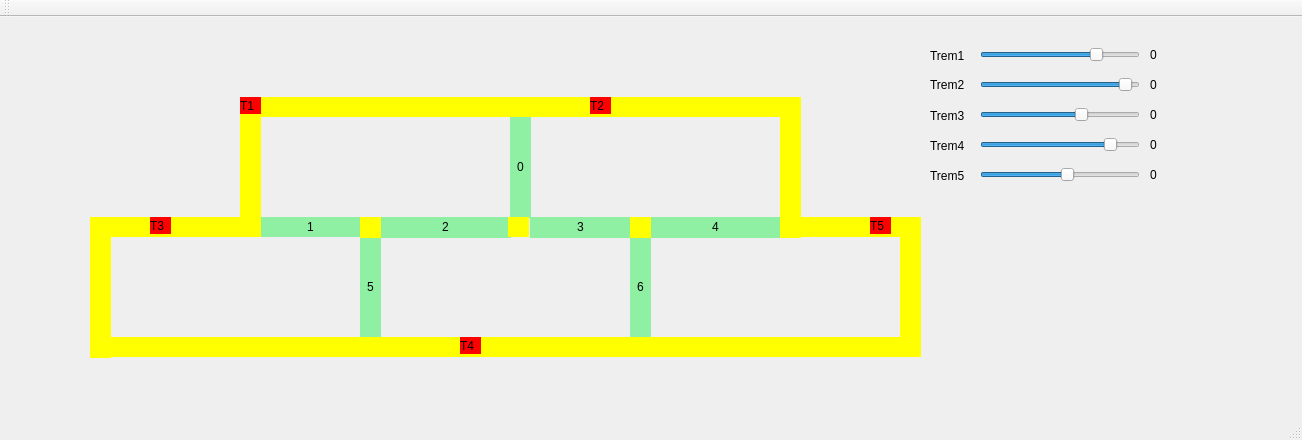
<?xml version="1.0" encoding="UTF-8"?>
<ui version="4.0">
 <class>MainWindow</class>
 <widget class="QMainWindow" name="MainWindow">
  <property name="geometry">
   <rect>
    <x>0</x>
    <y>0</y>
    <width>1302</width>
    <height>440</height>
   </rect>
  </property>
  <property name="windowTitle">
   <string>MainWindow</string>
  </property>
  <widget class="QWidget" name="centralWidget">
   <widget class="QLabel" name="label_trem1">
    <property name="geometry">
     <rect>
      <x>240</x>
      <y>80</y>
      <width>21</width>
      <height>17</height>
     </rect>
    </property>
    <property name="styleSheet">
     <string notr="true">QLabel { background: red}</string>
    </property>
    <property name="text">
     <string>T1</string>
    </property>
   </widget>
   <widget class="QLabel" name="label_trilho1a">
    <property name="geometry">
     <rect>
      <x>240</x>
      <y>80</y>
      <width>270</width>
      <height>20</height>
     </rect>
    </property>
    <property name="styleSheet">
     <string notr="true">QLabel { background: yellow}</string>
    </property>
    <property name="text">
     <string/>
    </property>
   </widget>
   <widget class="QLabel" name="label_trilho1b">
    <property name="geometry">
     <rect>
      <x>240</x>
      <y>80</y>
      <width>21</width>
      <height>137</height>
     </rect>
    </property>
    <property name="styleSheet">
     <string notr="true">QLabel { background: yellow}</string>
    </property>
    <property name="text">
     <string/>
    </property>
   </widget>
   <widget class="QLabel" name="label_trilho3b">
    <property name="geometry">
     <rect>
      <x>780</x>
      <y>80</y>
      <width>21</width>
      <height>141</height>
     </rect>
    </property>
    <property name="styleSheet">
     <string notr="true">QLabel { background: yellow}</string>
    </property>
    <property name="text">
     <string/>
    </property>
   </widget>
   <widget class="QLabel" name="label_trilho2a">
    <property name="geometry">
     <rect>
      <x>509</x>
      <y>80</y>
      <width>291</width>
      <height>20</height>
     </rect>
    </property>
    <property name="styleSheet">
     <string notr="true">QLabel { background: yellow}</string>
    </property>
    <property name="text">
     <string/>
    </property>
   </widget>
   <widget class="QLabel" name="label_trilho4a">
    <property name="geometry">
     <rect>
      <x>508</x>
      <y>200</y>
      <width>21</width>
      <height>20</height>
     </rect>
    </property>
    <property name="styleSheet">
     <string notr="true">QLabel { background: yellow}</string>
    </property>
    <property name="text">
     <string/>
    </property>
   </widget>
   <widget class="QLabel" name="label_trem2">
    <property name="geometry">
     <rect>
      <x>590</x>
      <y>80</y>
      <width>21</width>
      <height>17</height>
     </rect>
    </property>
    <property name="styleSheet">
     <string notr="true">QLabel { background: red}</string>
    </property>
    <property name="text">
     <string>T2</string>
    </property>
   </widget>
   <widget class="QLabel" name="label_trilho7a">
    <property name="geometry">
     <rect>
      <x>380</x>
      <y>320</y>
      <width>291</width>
      <height>20</height>
     </rect>
    </property>
    <property name="styleSheet">
     <string notr="true">QLabel { background: yellow}</string>
    </property>
    <property name="text">
     <string/>
    </property>
   </widget>
   <widget class="QLabel" name="label_trilho5b">
    <property name="geometry">
     <rect>
      <x>360</x>
      <y>200</y>
      <width>21</width>
      <height>21</height>
     </rect>
    </property>
    <property name="styleSheet">
     <string notr="true">QLabel { background: yellow}</string>
    </property>
    <property name="text">
     <string/>
    </property>
   </widget>
   <widget class="QLabel" name="label_trilho4b">
    <property name="geometry">
     <rect>
      <x>90</x>
      <y>200</y>
      <width>21</width>
      <height>141</height>
     </rect>
    </property>
    <property name="styleSheet">
     <string notr="true">QLabel { background: yellow}</string>
    </property>
    <property name="text">
     <string/>
    </property>
   </widget>
   <widget class="QLabel" name="label_trem3">
    <property name="geometry">
     <rect>
      <x>150</x>
      <y>200</y>
      <width>21</width>
      <height>17</height>
     </rect>
    </property>
    <property name="styleSheet">
     <string notr="true">QLabel { background: red}</string>
    </property>
    <property name="text">
     <string>T3</string>
    </property>
   </widget>
   <widget class="QLabel" name="label_trilho3a">
    <property name="geometry">
     <rect>
      <x>90</x>
      <y>200</y>
      <width>171</width>
      <height>20</height>
     </rect>
    </property>
    <property name="styleSheet">
     <string notr="true">QLabel { background: yellow}</string>
    </property>
    <property name="text">
     <string/>
    </property>
   </widget>
   <widget class="QLabel" name="label_trilho6a">
    <property name="geometry">
     <rect>
      <x>110</x>
      <y>320</y>
      <width>270</width>
      <height>20</height>
     </rect>
    </property>
    <property name="styleSheet">
     <string notr="true">QLabel { background: yellow}</string>
    </property>
    <property name="text">
     <string/>
    </property>
   </widget>
   <widget class="QLabel" name="label_trilho6b">
    <property name="geometry">
     <rect>
      <x>630</x>
      <y>200</y>
      <width>21</width>
      <height>21</height>
     </rect>
    </property>
    <property name="styleSheet">
     <string notr="true">QLabel { background: yellow}</string>
    </property>
    <property name="text">
     <string/>
    </property>
   </widget>
   <widget class="QLabel" name="label_trem4">
    <property name="geometry">
     <rect>
      <x>460</x>
      <y>320</y>
      <width>21</width>
      <height>17</height>
     </rect>
    </property>
    <property name="styleSheet">
     <string notr="true">QLabel { background: red}</string>
    </property>
    <property name="text">
     <string>T4</string>
    </property>
   </widget>
   <widget class="QLabel" name="label_trilho8a">
    <property name="geometry">
     <rect>
      <x>630</x>
      <y>320</y>
      <width>291</width>
      <height>20</height>
     </rect>
    </property>
    <property name="styleSheet">
     <string notr="true">QLabel { background: yellow}</string>
    </property>
    <property name="text">
     <string/>
    </property>
   </widget>
   <widget class="QLabel" name="label_trilho7b">
    <property name="geometry">
     <rect>
      <x>900</x>
      <y>200</y>
      <width>21</width>
      <height>137</height>
     </rect>
    </property>
    <property name="styleSheet">
     <string notr="true">QLabel { background: yellow}</string>
    </property>
    <property name="text">
     <string/>
    </property>
   </widget>
   <widget class="QLabel" name="label_trem5">
    <property name="geometry">
     <rect>
      <x>870</x>
      <y>200</y>
      <width>21</width>
      <height>17</height>
     </rect>
    </property>
    <property name="styleSheet">
     <string notr="true">QLabel { background: red}</string>
    </property>
    <property name="text">
     <string>T5</string>
    </property>
   </widget>
   <widget class="QSlider" name="horizontalSlider_trem1">
    <property name="geometry">
     <rect>
      <x>980</x>
      <y>30</y>
      <width>160</width>
      <height>16</height>
     </rect>
    </property>
    <property name="maximum">
     <number>200</number>
    </property>
    <property name="pageStep">
     <number>1</number>
    </property>
    <property name="value">
     <number>150</number>
    </property>
    <property name="sliderPosition">
     <number>150</number>
    </property>
    <property name="orientation">
     <enum>Qt::Horizontal</enum>
    </property>
   </widget>
   <widget class="QSlider" name="horizontalSlider_trem2">
    <property name="geometry">
     <rect>
      <x>980</x>
      <y>60</y>
      <width>160</width>
      <height>16</height>
     </rect>
    </property>
    <property name="maximum">
     <number>200</number>
    </property>
    <property name="singleStep">
     <number>1</number>
    </property>
    <property name="value">
     <number>190</number>
    </property>
    <property name="orientation">
     <enum>Qt::Horizontal</enum>
    </property>
   </widget>
   <widget class="QSlider" name="horizontalSlider_trem3">
    <property name="geometry">
     <rect>
      <x>980</x>
      <y>90</y>
      <width>160</width>
      <height>16</height>
     </rect>
    </property>
    <property name="maximum">
     <number>200</number>
    </property>
    <property name="singleStep">
     <number>1</number>
    </property>
    <property name="value">
     <number>130</number>
    </property>
    <property name="orientation">
     <enum>Qt::Horizontal</enum>
    </property>
   </widget>
   <widget class="QSlider" name="horizontalSlider_trem4">
    <property name="geometry">
     <rect>
      <x>980</x>
      <y>120</y>
      <width>160</width>
      <height>16</height>
     </rect>
    </property>
    <property name="maximum">
     <number>200</number>
    </property>
    <property name="value">
     <number>170</number>
    </property>
    <property name="sliderPosition">
     <number>170</number>
    </property>
    <property name="orientation">
     <enum>Qt::Horizontal</enum>
    </property>
   </widget>
   <widget class="QSlider" name="horizontalSlider_trem5">
    <property name="geometry">
     <rect>
      <x>980</x>
      <y>150</y>
      <width>160</width>
      <height>16</height>
     </rect>
    </property>
    <property name="maximum">
     <number>200</number>
    </property>
    <property name="value">
     <number>110</number>
    </property>
    <property name="orientation">
     <enum>Qt::Horizontal</enum>
    </property>
   </widget>
   <widget class="QLabel" name="label_1">
    <property name="geometry">
     <rect>
      <x>930</x>
      <y>30</y>
      <width>67</width>
      <height>17</height>
     </rect>
    </property>
    <property name="text">
     <string>Trem1</string>
    </property>
   </widget>
   <widget class="QLabel" name="label_2">
    <property name="geometry">
     <rect>
      <x>930</x>
      <y>60</y>
      <width>67</width>
      <height>16</height>
     </rect>
    </property>
    <property name="text">
     <string>Trem2</string>
    </property>
   </widget>
   <widget class="QLabel" name="label_3">
    <property name="geometry">
     <rect>
      <x>930</x>
      <y>90</y>
      <width>67</width>
      <height>17</height>
     </rect>
    </property>
    <property name="text">
     <string>Trem3</string>
    </property>
   </widget>
   <widget class="QLabel" name="label_4">
    <property name="geometry">
     <rect>
      <x>930</x>
      <y>120</y>
      <width>67</width>
      <height>17</height>
     </rect>
    </property>
    <property name="text">
     <string>Trem4</string>
    </property>
   </widget>
   <widget class="QLabel" name="label_5">
    <property name="geometry">
     <rect>
      <x>930</x>
      <y>150</y>
      <width>67</width>
      <height>17</height>
     </rect>
    </property>
    <property name="text">
     <string>Trem5</string>
    </property>
   </widget>
   <widget class="QLabel" name="display1">
    <property name="geometry">
     <rect>
      <x>1150</x>
      <y>30</y>
      <width>67</width>
      <height>16</height>
     </rect>
    </property>
    <property name="text">
     <string>0</string>
    </property>
   </widget>
   <widget class="QLabel" name="display2">
    <property name="geometry">
     <rect>
      <x>1150</x>
      <y>60</y>
      <width>67</width>
      <height>16</height>
     </rect>
    </property>
    <property name="text">
     <string>0</string>
    </property>
   </widget>
   <widget class="QLabel" name="display3">
    <property name="geometry">
     <rect>
      <x>1150</x>
      <y>90</y>
      <width>67</width>
      <height>16</height>
     </rect>
    </property>
    <property name="text">
     <string>0</string>
    </property>
   </widget>
   <widget class="QLabel" name="display4">
    <property name="geometry">
     <rect>
      <x>1150</x>
      <y>120</y>
      <width>67</width>
      <height>16</height>
     </rect>
    </property>
    <property name="text">
     <string>0</string>
    </property>
   </widget>
   <widget class="QLabel" name="display5">
    <property name="geometry">
     <rect>
      <x>1150</x>
      <y>150</y>
      <width>67</width>
      <height>16</height>
     </rect>
    </property>
    <property name="text">
     <string>0</string>
    </property>
   </widget>
   <widget class="QLabel" name="mtxlabel1">
    <property name="geometry">
     <rect>
      <x>510</x>
      <y>100</y>
      <width>21</width>
      <height>101</height>
     </rect>
    </property>
    <property name="styleSheet">
     <string notr="true">background-color: rgb(143, 240, 164);</string>
    </property>
    <property name="text">
     <string>&lt;html&gt;&lt;head/&gt;&lt;body&gt;&lt;p align=&quot;center&quot;&gt;0&lt;/p&gt;&lt;/body&gt;&lt;/html&gt;</string>
    </property>
   </widget>
   <widget class="QLabel" name="mtxlabel2">
    <property name="geometry">
     <rect>
      <x>260</x>
      <y>200</y>
      <width>101</width>
      <height>20</height>
     </rect>
    </property>
    <property name="styleSheet">
     <string notr="true">background-color: rgb(143, 240, 164);</string>
    </property>
    <property name="text">
     <string>&lt;html&gt;&lt;head/&gt;&lt;body&gt;&lt;p align=&quot;center&quot;&gt;1&lt;/p&gt;&lt;/body&gt;&lt;/html&gt;</string>
    </property>
   </widget>
   <widget class="QLabel" name="mtxlabel3">
    <property name="geometry">
     <rect>
      <x>380</x>
      <y>200</y>
      <width>131</width>
      <height>21</height>
     </rect>
    </property>
    <property name="styleSheet">
     <string notr="true">background-color: rgb(143, 240, 164);</string>
    </property>
    <property name="text">
     <string>&lt;html&gt;&lt;head/&gt;&lt;body&gt;&lt;p align=&quot;center&quot;&gt;2&lt;/p&gt;&lt;/body&gt;&lt;/html&gt;</string>
    </property>
   </widget>
   <widget class="QLabel" name="mtxlabel4">
    <property name="geometry">
     <rect>
      <x>530</x>
      <y>200</y>
      <width>101</width>
      <height>21</height>
     </rect>
    </property>
    <property name="styleSheet">
     <string notr="true">background-color: rgb(143, 240, 164);</string>
    </property>
    <property name="text">
     <string>&lt;html&gt;&lt;head/&gt;&lt;body&gt;&lt;p align=&quot;center&quot;&gt;3&lt;/p&gt;&lt;/body&gt;&lt;/html&gt;</string>
    </property>
   </widget>
   <widget class="QLabel" name="mtxlabel7">
    <property name="geometry">
     <rect>
      <x>630</x>
      <y>220</y>
      <width>21</width>
      <height>101</height>
     </rect>
    </property>
    <property name="styleSheet">
     <string notr="true">background-color: rgb(143, 240, 164);</string>
    </property>
    <property name="text">
     <string>&lt;html&gt;&lt;head/&gt;&lt;body&gt;&lt;p align=&quot;center&quot;&gt;6&lt;/p&gt;&lt;/body&gt;&lt;/html&gt;</string>
    </property>
   </widget>
   <widget class="QLabel" name="mtxlabel6">
    <property name="geometry">
     <rect>
      <x>360</x>
      <y>220</y>
      <width>21</width>
      <height>101</height>
     </rect>
    </property>
    <property name="styleSheet">
     <string notr="true">background-color: rgb(143, 240, 164);</string>
    </property>
    <property name="text">
     <string>&lt;html&gt;&lt;head/&gt;&lt;body&gt;&lt;p align=&quot;center&quot;&gt;5&lt;/p&gt;&lt;/body&gt;&lt;/html&gt;</string>
    </property>
   </widget>
   <widget class="QLabel" name="mtxlabel5">
    <property name="geometry">
     <rect>
      <x>650</x>
      <y>200</y>
      <width>131</width>
      <height>21</height>
     </rect>
    </property>
    <property name="styleSheet">
     <string notr="true">background-color: rgb(143, 240, 164);</string>
    </property>
    <property name="text">
     <string>&lt;html&gt;&lt;head/&gt;&lt;body&gt;&lt;p align=&quot;center&quot;&gt;4&lt;/p&gt;&lt;/body&gt;&lt;/html&gt;</string>
    </property>
   </widget>
   <widget class="QLabel" name="label_trilho4a_2">
    <property name="geometry">
     <rect>
      <x>800</x>
      <y>200</y>
      <width>111</width>
      <height>20</height>
     </rect>
    </property>
    <property name="styleSheet">
     <string notr="true">QLabel { background: yellow}</string>
    </property>
    <property name="text">
     <string/>
    </property>
   </widget>
   <zorder>mtxlabel7</zorder>
   <zorder>label_trilho4a_2</zorder>
   <zorder>mtxlabel6</zorder>
   <zorder>mtxlabel5</zorder>
   <zorder>mtxlabel4</zorder>
   <zorder>mtxlabel3</zorder>
   <zorder>mtxlabel2</zorder>
   <zorder>mtxlabel1</zorder>
   <zorder>label_trilho3a</zorder>
   <zorder>label_trilho1a</zorder>
   <zorder>label_trilho1b</zorder>
   <zorder>label_trilho3b</zorder>
   <zorder>label_trilho2a</zorder>
   <zorder>label_trilho4a</zorder>
   <zorder>label_trilho7a</zorder>
   <zorder>label_trilho5b</zorder>
   <zorder>label_trilho4b</zorder>
   <zorder>label_trilho6a</zorder>
   <zorder>label_trilho6b</zorder>
   <zorder>label_trilho8a</zorder>
   <zorder>label_trilho7b</zorder>
   <zorder>horizontalSlider_trem1</zorder>
   <zorder>horizontalSlider_trem2</zorder>
   <zorder>horizontalSlider_trem3</zorder>
   <zorder>horizontalSlider_trem4</zorder>
   <zorder>horizontalSlider_trem5</zorder>
   <zorder>label_trem1</zorder>
   <zorder>label_trem2</zorder>
   <zorder>label_trem5</zorder>
   <zorder>label_trem4</zorder>
   <zorder>label_trem3</zorder>
   <zorder>label_1</zorder>
   <zorder>label_2</zorder>
   <zorder>label_3</zorder>
   <zorder>label_4</zorder>
   <zorder>label_5</zorder>
   <zorder>display1</zorder>
   <zorder>display2</zorder>
   <zorder>display3</zorder>
   <zorder>display4</zorder>
   <zorder>display5</zorder>
  </widget>
  <widget class="QMenuBar" name="menuBar">
   <property name="geometry">
    <rect>
     <x>0</x>
     <y>0</y>
     <width>1302</width>
     <height>22</height>
    </rect>
   </property>
  </widget>
  <widget class="QToolBar" name="mainToolBar">
   <attribute name="toolBarArea">
    <enum>TopToolBarArea</enum>
   </attribute>
   <attribute name="toolBarBreak">
    <bool>false</bool>
   </attribute>
  </widget>
  <widget class="QStatusBar" name="statusBar"/>
 </widget>
 <layoutdefault spacing="6" margin="11"/>
 <resources/>
 <connections/>
</ui>
